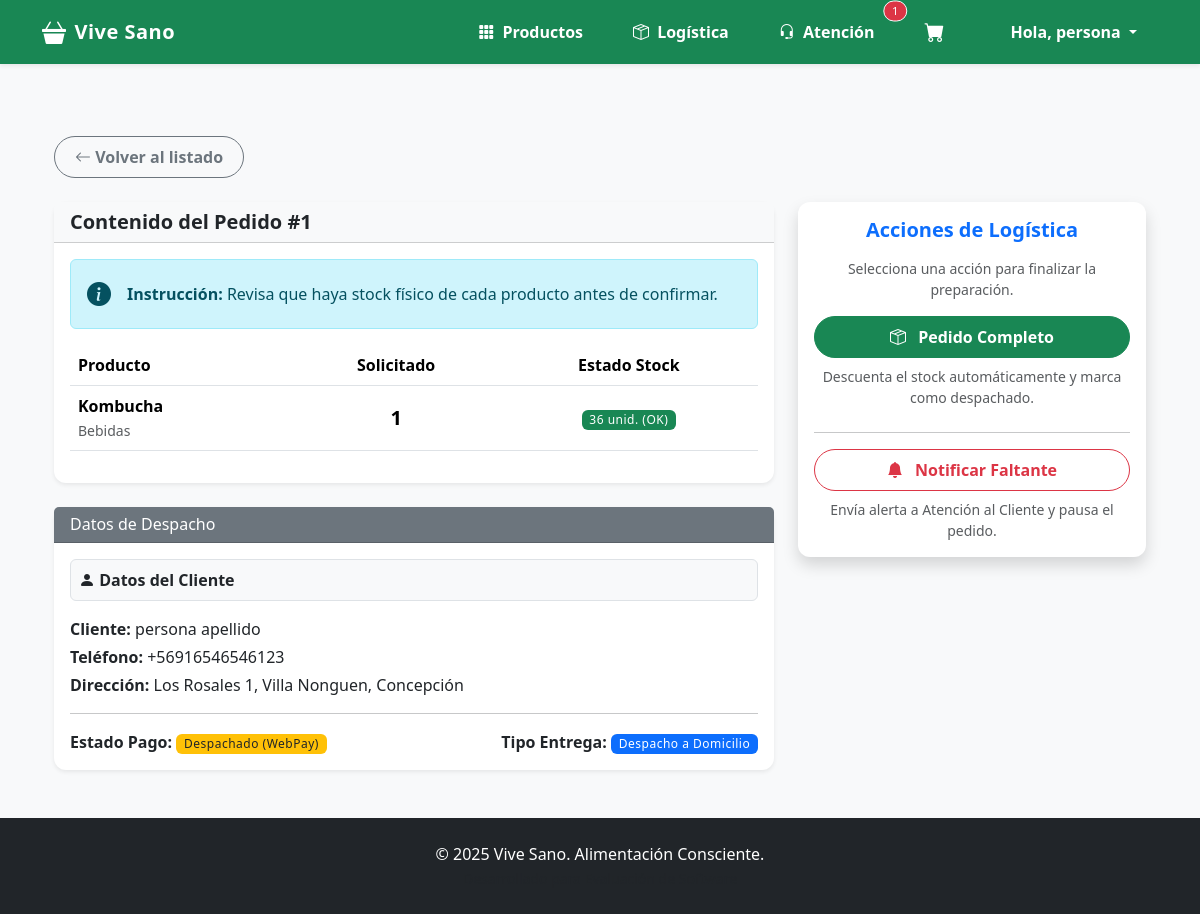
/gestion/logistica/preparar/1/ (signed in), run on an earlier commit of the app's database.
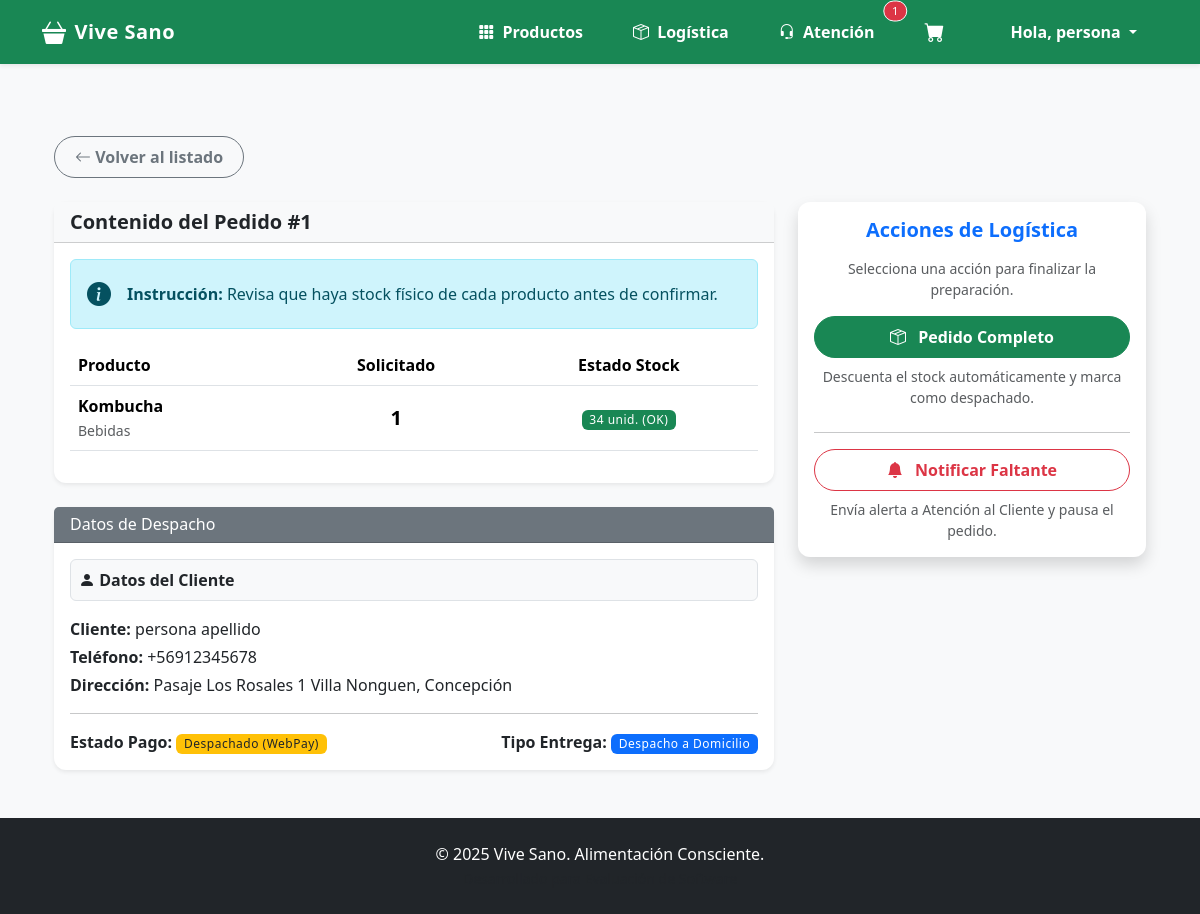
And on a later commit of the database.
### gestion/models.py (models this page shows, shortened)
class DetallePedido(models.Model):
    pedido = models.ForeignKey(Pedido, related_name='detalles', on_delete=models.CASCADE)
    producto = models.ForeignKey(Producto, on_delete=models.PROTECT) # Evita borrar producto si está en un pedido
    cantidad = models.IntegerField(default=1)
    precio_unitario = models.DecimalField(max_digits=10, decimal_places=2)

class Producto(models.Model):
    nombre = models.CharField(max_length=100)
    descripcion = models.TextField(blank=True, null=True)
    precio = models.DecimalField(max_digits=10, decimal_places=2) # Usamos Decimal para dinero
    stock = models.IntegerField(default=0)
    categoria = models.CharField(max_length=50, blank=True)
    imagen = models.ImageField(upload_to='productos/', null=True, blank=True)

class Pedido(models.Model):
    ESTADO_CHOICES = [
        ('Pendiente', 'Pendiente'),
        ('En Preparacion', 'En Preparación'),
        ('En Espera Faltante', 'En espera por faltante'),
        ('Despachado', 'Despachado'),
        ('Entregado', 'Entregado'),
        ('Cancelado', 'Cancelado'),
        ('Reserva Pendiente', 'Reserva Solicitada a Soporte'),
        ('Reserva En Camino', 'Producto Solicitado al Proveedor'),
        ('Reserva Disponible', 'Disponible para Pago'),
    ]
    TIPO_ENTREGA_CHOICES = [
        ('Despacho', 'Despacho a Domicilio'),
        ('Retiro', 'Retiro en Tienda'),
    ]
    cliente = models.ForeignKey(Cliente, on_delete=models.SET_NULL, null=True, blank=True)
    fecha = models.DateTimeField(auto_now_add=True)
    total = models.DecimalField(max_digits=10, decimal_places=2, default=0.00)
    estado = models.CharField(max_length=50, choices=ESTADO_CHOICES, default='Pendiente')
    codigo_seguimiento = models.CharField(max_length=50, blank=True, null=True)
    tipo_entrega = models.CharField(max_length=20, choices=TIPO_ENTREGA_CHOICES, default='Despacho')
    es_reserva = models.BooleanField(default=False, verbose_name="Es Reserva")

class Cliente(models.Model):
    user = models.OneToOneField(User, on_delete=models.CASCADE, null=True, blank=True)
    rut = models.CharField(max_length=12, blank=True, null=True, unique=True, verbose_name="RUT")
    nombre = models.CharField(max_length=100)
    apellido = models.CharField(max_length=100)
    email = models.EmailField(unique=True)
    telefono = models.CharField(max_length=15, blank=True)
    direccion = models.CharField(max_length=255, blank=True)
    comuna = models.CharField(max_length=100, blank=True)
    codigo_postal = models.CharField(max_length=10, blank=True)

### gestion/views.py (the view)
    def wrapper(request, *args, **kwargs):
        if not request.user.is_authenticated:
            return redirect('core:login')
        if not request.user.is_staff:
            messages.error(request, "No tienes permisos para acceder a esa sección.")
            return redirect('core:home')
        return view_func(request, *args, **kwargs)

### core/templatetags/auth_extras.py (called while the page is built)
@register.filter(name='has_group')
def has_group(user, group_name):
    try:
        group = Group.objects.get(name=group_name)
    except Group.DoesNotExist:
        return False
    return group in user.groups.all()

### gestion/views.py (called while the page is built)
def staff_required(view_func):
    def wrapper(request, *args, **kwargs):
        if not request.user.is_authenticated:
            return redirect('core:login')
        if not request.user.is_staff:
            messages.error(request, "No tienes permisos para acceder a esa sección.")
            return redirect('core:home')
        return view_func(request, *args, **kwargs)
    return wrapper

### gestion/templates/gestion/preparar_pedido.html (shortened to what the changed rows need)
{% extends 'base.html' %}
{% load filtros_extra %}
{% block content %}
<div class="container mt-4">
    <div class="row">
        <div class="col-md-8">
            <div class="card shadow-sm border-0 mb-4">
                <div class="card-header bg-light">
                    <h5 class="mb-0 fw-bold">Contenido del Pedido #{{ pedido.id }}</h5>
                </div>
                <div class="card-body">
                    <div class="table-responsive">
                        <table class="table align-middle">
                            <thead>
                                <tr>
                                    <th>Producto</th>
                                    <th class="text-center">Solicitado</th>
                                    <th class="text-center">Estado Stock</th>
                                </tr>
                            </thead>
                            <tbody>
                                {% for detalle in pedido.detalles.all %}
                                <tr>
                                    <td>
                                        <div class="fw-bold">{{ detalle.producto.nombre }}</div>
                                        <small class="text-muted">{{ detalle.producto.categoria }}</small>
                                    </td>
                                    <td class="text-center fs-5 fw-bold">{{ detalle.cantidad }}</td>
                                    <td class="text-center">
                                        {% if pedido.es_reserva %}
                                            <span class="badge bg-warning text-dark border border-dark">
                                                <i class="bi bi-check-circle-fill me-1"></i> Producto Reservado
                                            </span>
                                        {% else %}
                                            {% if detalle.producto.stock >= detalle.cantidad %}
                                                <span class="badge bg-success">
                                                    {{ detalle.producto.stock }} unid. (OK)
                                                </span>
                                            {% else %}
                                                <span class="badge bg-danger">
                                                    {{ detalle.producto.stock }} unid. (Falta Stock)
                                                </span>
                                            {% endif %}
                                        {% endif %}
                                    </td>
                                </tr>
                                {% endfor %}
                            </tbody>
                        </table>
                    </div>
                </div>
            </div>
            <div class="card shadow-sm border-0">
                <div class="card-body">
                    <div class="p-2 mb-3 bg-light border rounded">
                        <i class="bi bi-person-fill"></i> <strong>Datos del Cliente</strong>
                    </div>
                    <p class="mb-1"><strong>Cliente:</strong> {{ pedido.cliente.nombre }} {{ pedido.cliente.apellido }}</p>
                    <p class="mb-1"><strong>Teléfono:</strong> {{ pedido.cliente.telefono }}</p>
                    <p class="mb-1"><strong>Dirección:</strong> {{ pedido.cliente.direccion }}, {{ pedido.cliente.comuna }}</p>
                    <hr>
                    <div class="d-flex justify-content-between align-items-center">
                        <span><strong>Estado Pago:</strong>
                            <span class="badge {% if 'Pagado' in pedido.estado %}bg-success{% else %}bg-warning text-dark{% endif %}">
                                {{ pedido.estado }}
                            </span>
                        </span>
                        <span><strong>Tipo Entrega:</strong>
                            <span class="badge bg-primary">
                                {{ pedido.get_tipo_entrega_display }}
                            </span>
                        </span>
                    </div>
                </div>
            </div>
        </div>
    </div>
</div>
{% endblock %}

What changed in the data, as far as the page shows it:
changed through a linked row, Pedido "Despachado (WebPay)": cliente.telefono "+56916546546123" → "+56912345678"; cliente.direccion "Los Rosales 1, Villa Nonguen" → "Pasaje Los Rosales 1 Villa Nonguen"
changed through a linked row, DetallePedido "Kombucha": producto.stock "36" → "34"
